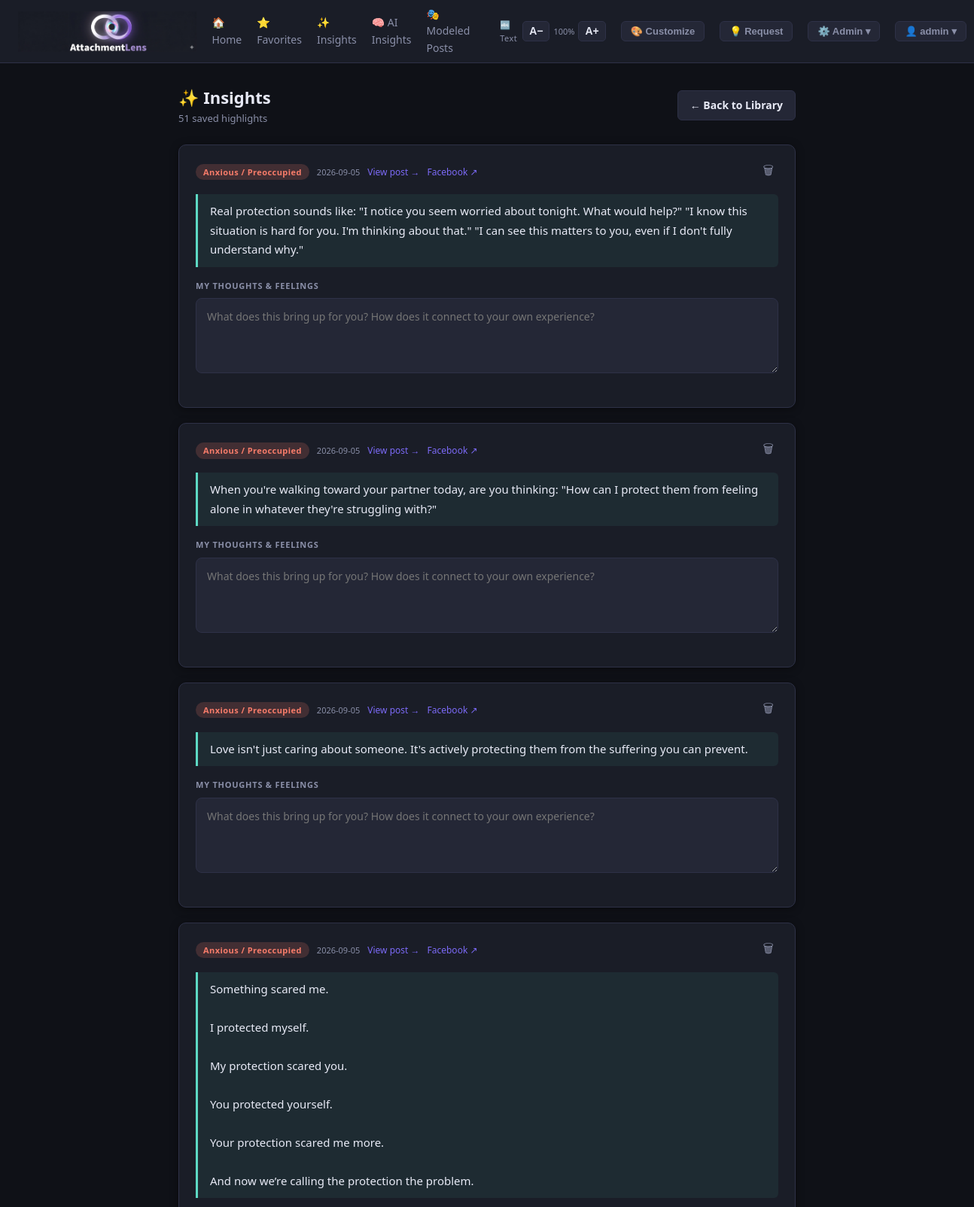
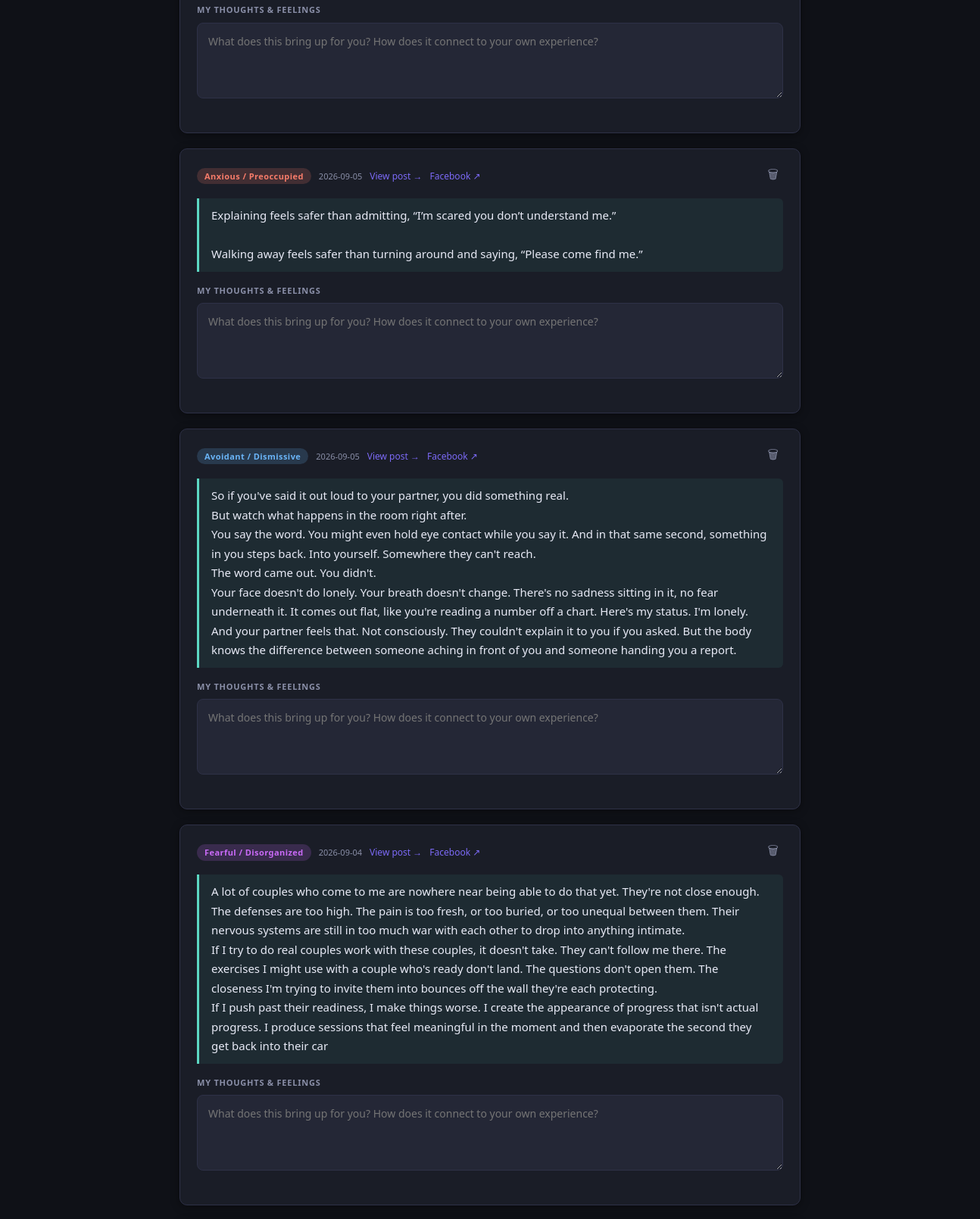
/insights (signed in, upper part), run on the app's committed database (2 pictures, top to bottom).
### tables this page shows
CREATE TABLE users (
                id INTEGER PRIMARY KEY AUTOINCREMENT,
                username TEXT UNIQUE NOT NULL,
                password_hash TEXT NOT NULL,
                created_at TEXT DEFAULT (datetime('now'))
            );

CREATE TABLE insights (
                id INTEGER PRIMARY KEY AUTOINCREMENT,
                post_id INTEGER,
                highlighted_text TEXT NOT NULL,
                my_thoughts TEXT DEFAULT '',
                created_at TEXT DEFAULT (datetime('now'))
            , user_id INTEGER);

CREATE TABLE posts (
                id INTEGER PRIMARY KEY AUTOINCREMENT,
                original_text TEXT NOT NULL,
                revised_text TEXT,
                date_label TEXT,
                post_url TEXT,
                category TEXT NOT NULL,
                is_revised INTEGER DEFAULT 0,
                imported_at TEXT DEFAULT (datetime('now'))
            , popularity INTEGER DEFAULT 0, is_favorite INTEGER DEFAULT 0, likes INTEGER DEFAULT 0, comments INTEGER DEFAULT 0, date_label_locked INTEGER DEFAULT 0);

### app.py (the view)
@app.route('/insights')
@login_required
def insights_page():
    uid = current_user_id()
    with get_db() as conn:
        rows = conn.execute('''
            SELECT i.id, i.post_id, i.highlighted_text, i.my_thoughts, i.created_at,
                   p.category, p.post_url
            FROM insights i
            LEFT JOIN posts p ON i.post_id = p.id
            WHERE i.user_id = ?
            ORDER BY i.id DESC
        ''', (uid,)).fetchall()
    return render_template('insights.html', insights=rows)

### app.py (called while the page is built)
def get_db():
    conn = sqlite3.connect(DB)
    conn.row_factory = sqlite3.Row
    return conn

def current_user_id():
    return session.get('user_id', 1)

def login_required(f):
    @wraps(f)
    def decorated(*args, **kwargs):
        if 'user_id' not in session:
            if request.method != 'GET':
                return jsonify({'error': 'Session expired — please reload the page and log in again.'}), 401
            return redirect(url_for('login', next=request.path))
        return f(*args, **kwargs)
    return decorated

def get_all_users():
    with get_db() as conn:
        return conn.execute('SELECT id, username FROM users ORDER BY username').fetchall()

@app.context_processor
def inject_globals():
    try:
        users = get_all_users()
    except Exception as e:
        users = []
    return {'users': users, 'session': session}

### templates/insights.html (shortened to what this page needs)
{% extends "base.html" %}
{% block content %}
<div class="insights-page">
  <div class="page-header">
    <div>
      <h1>✨ Insights</h1>
      <div class="count">{{ insights|length }} saved highlight{{ 's' if insights|length != 1 }}</div>
    </div>
    <a href="/" class="btn btn-secondary">← Back to Library</a>
  </div>
  {% for ins in insights %}
  <div class="insight-card" id="ins-{{ ins.id }}">
    <div class="ins-meta">
      {% if ins.category %}
        {% set ck = ins.category.split('/')[0].strip().split(' ')[0] %}
        <span class="cat-badge cat-{{ ck }}">{{ ins.category }}</span>
      {% endif %}
      <span class="ins-date">{{ ins.created_at[:10] if ins.created_at }}</span>
      {% if ins.post_id %}
        <a class="ins-link" href="/post/{{ ins.post_id }}">View post →</a>
      {% endif %}
      {% if ins.post_url %}
        <a class="ins-link" href="{{ ins.post_url }}" target="_blank">Facebook ↗</a>
      {% endif %}
      <button class="ins-delete" onclick="deleteInsight({{ ins.id }})" title="Remove insight">🗑</button>
    </div>
    <blockquote class="highlighted-quote">{{ ins.highlighted_text }}</blockquote>
    <div class="thoughts-label">My Thoughts &amp; Feelings</div>
    <textarea class="thoughts-area" id="thoughts-{{ ins.id }}"
              placeholder="What does this bring up for you? How does it connect to your own experience?"
              onblur="saveThoughts({{ ins.id }})"
              oninput="markDirty({{ ins.id }})">{{ ins.my_thoughts or '' }}</textarea>
    <div class="save-status" id="status-{{ ins.id }}"></div>
  </div>
  {% endfor %}
</div>
{% endblock %}

### templates/base.html (shortened to what this page needs)
<!DOCTYPE html>
<html lang="en">
<head>
</head>
<body>
<nav>
  <a href="/" class="brand">
    <img src="/static/images/logo.png" alt="AttachmentLens" onerror="this.style.display='none';this.nextElementSibling.style.display='inline'">
  </a>
  <a href="/" class="nav-link">🏠 Home</a>
  <a href="/#favorites" class="nav-link">⭐ Favorites</a>
  <a href="/insights" class="nav-link">✨ Insights</a>
  <a href="/ai-insights" class="nav-link">🧠 AI Insights</a>
  <a href="/modeled-posts" class="nav-link">🎭 Modeled Posts</a>
  <div class="font-ctrl">
    <span class="font-label">🔤 Text</span>
    <button class="font-btn" onclick="adjustFont(-1)" title="Decrease font size">A−</button>
    <span class="font-size-display" id="font-size-display">15</span>
    <button class="font-btn" onclick="adjustFont(1)" title="Increase font size">A+</button>
  </div>
  <button class="cust-nav-btn" onclick="openCustomization()" title="Customize theme, fonts, and colors">🎨 Customize</button>
  <button class="fr-nav-btn" onclick="openFeatureRequest()">💡 Request</button>
  <div class="nav-menu" id="admin-menu">
    <button class="nav-menu-btn" onclick="toggleMenu('admin-dropdown', event)">⚙️ Admin ▾</button>
  </div>
  {% if session.get('username') %}
  <div class="nav-menu" id="user-menu">
    <button class="nav-menu-btn" onclick="toggleMenu('user-dropdown', event)">👤 {{ session.get('username') }} ▾</button>
  </div>
  {% endif %}
</nav>
<div id="page-content">{% block content %}{% endblock %}</div>
</body>
</html>

### templates/base.html (style rules this page uses)
:root { --bg: #0f1117; --surface: #1a1d27; --surface2: #242736; --border: #2e3147; --accent: #7c6af7; --accent2: #5dd9c4; --text: #e8eaf6; --muted: #8a8fa8; --anxious: #f77c6a; --avoidant: #6ab4f7; --fearful: #c96af7; --secure: #5dd99c; --healing: #f7c96a; --general: #8a8fa8; --revised-badge: #f7a26a; --radius: 10px; --shadow: 0 2px 12px rgba(0,0,0,0.4); --font-family: 'Segoe UI', system-ui, sans-serif; --base-font-size: 15px; }
* { box-sizing: border-box; margin: 0; padding: 0; }
body { background: var(--bg); color: var(--text); font-family: var(--font-family); font-size: var(--base-font-size); line-height: 1.6; }
a { color: var(--accent); text-decoration: none; }
nav { position: sticky; top: 0; z-index: 200; background: var(--surface); border-bottom: 1px solid var(--border); padding: 8px 24px; display: flex; align-items: center; gap: 20px; min-height: 70px; }
.font-ctrl { display: flex; align-items: center; gap: 5px; }
.font-label { font-size: 11px; color: var(--muted); letter-spacing: .04em; margin-right: 2px; }
.font-btn { background: var(--surface2); border: 1px solid var(--border); color: var(--text); border-radius: 5px; cursor: pointer; padding: 2px 8px; font-size: 14px; font-weight: 700; line-height: 1.5; transition: border-color .15s; }
.font-size-display { font-size: 11px; color: var(--muted); min-width: 28px; text-align: center; }
nav .brand { display: flex; align-items: center; text-decoration: none; }
nav .brand img { height: 54px; width: auto; }
nav a.nav-link { color: var(--muted); font-size: 14px; }
.btn { display: inline-flex; align-items: center; gap: 6px; padding: 8px 16px; border-radius: 6px; border: none; cursor: pointer; font-size: 14px; font-weight: 600; transition: opacity .15s, transform .1s; }
.btn-secondary { background: var(--surface2); color: var(--text); border: 1px solid var(--border); }
.cat-badge { display: inline-block; padding: 2px 10px; border-radius: 20px; font-size: 11px; font-weight: 700; letter-spacing: .04em; }
.cat-Anxious { background: rgba(247,124,106,.18); color: var(--anxious); }
.cat-Avoidant { background: rgba(106,180,247,.18); color: var(--avoidant); }
.cat-Fearful { background: rgba(201,106,247,.18); color: var(--fearful); }
.nav-menu { position: relative; }
.nav-menu-btn { background: var(--surface2); border: 1px solid var(--border); color: var(--muted); border-radius: 6px; cursor: pointer; padding: 5px 12px; font-size: 13px; font-weight: 600; transition: border-color .15s, color .15s; white-space: nowrap; }
.fr-nav-btn { background: var(--surface2); border: 1px solid var(--border); color: var(--muted); border-radius: 6px; cursor: pointer; padding: 5px 12px; font-size: 13px; font-weight: 600; transition: border-color .15s, color .15s; white-space: nowrap; }
.cust-nav-btn { background: var(--surface2); border: 1px solid var(--border); color: var(--muted); border-radius: 6px; cursor: pointer; padding: 5px 12px; font-size: 13px; font-weight: 600; transition: border-color .15s, color .15s; white-space: nowrap; }

### data on the page
users: get "admin"
insights: category "Anxious / Preoccupied", created_at "2026-09-05", highlighted_text "Real protection sounds like: \"I notice you seem worried about tonight. What would help?\" \"I know this situation is hard for you. I'm thinking about that.\" \"I can see this matters to you, even if I don't fully understand why.\"", id "What does this bring up for you? How does it connect to your own experience?"
insights: category "Anxious / Preoccupied", created_at "2026-09-05", highlighted_text "When you're walking toward your partner today, are you thinking: \"How can I protect them from feeling alone in whatever they're struggling with?\"", id "What does this bring up for you? How does it connect to your own experience?"
insights: category "Anxious / Preoccupied", created_at "2026-09-05", highlighted_text "Love isn't just caring about someone. It's actively protecting them from the suffering you can prevent.", id "What does this bring up for you? How does it connect to your own experience?"
insights: category "Anxious / Preoccupied", created_at "2026-09-05", highlighted_text "Something scared me. I protected myself. My protection scared you. You protected yourself. Your protection scared me more. And now we’re calling the protection the problem.", id "What does this bring up for you? How does it connect to your own experience?"
insights: category "Anxious / Preoccupied", created_at "2026-09-05", highlighted_text "Explaining feels safer than admitting, “I’m scared you don’t understand me.” Walking away feels safer than turning around and saying, “Please come find me.”", id "What does this bring up for you? How does it connect to your own experience?"
insights: category "Avoidant / Dismissive", created_at "2026-09-05", highlighted_text "So if you've said it out loud to your partner, you did something real. But watch what happens in the room right after. You say the word. You might even hold eye contact while you say it. And in that same second, something in you steps back. Into yourself. Somewhere they can't reach. The word came out. You didn't. Your face doesn't do lonely. Your breath doesn't change. There's no sadness sitting in it, no fear underneath it. It comes out flat, like you're reading a number off a chart. Here's my status. I'm lonely. And your partner feels that. Not consciously. They couldn't explain it to you if you asked. But the body knows the difference between someone aching in front of you and someone…", id "What does this bring up for you? How does it connect to your own experience?"
insights: category "Fearful / Disorganized", created_at "2026-09-04", highlighted_text "A lot of couples who come to me are nowhere near being able to do that yet. They're not close enough. The defenses are too high. The pain is too fresh, or too buried, or too unequal between them. Their nervous systems are still in too much war with each other to drop into anything intimate. If I try to do real couples work with these couples, it doesn't take. They can't follow me there. The exercises I might use with a couple who's ready don't land. The questions don't open them. The closeness I'm trying to invite them into bounces off the wall they're each protecting. If I push past their readiness, I make things worse. I create the appearance of progress that isn't actual progress. I…", id "What does this bring up for you? How does it connect to your own experience?"

### other printed values
{{ insights|length }} "51"
{{ 's' if insights|length != 1 }} "s"
